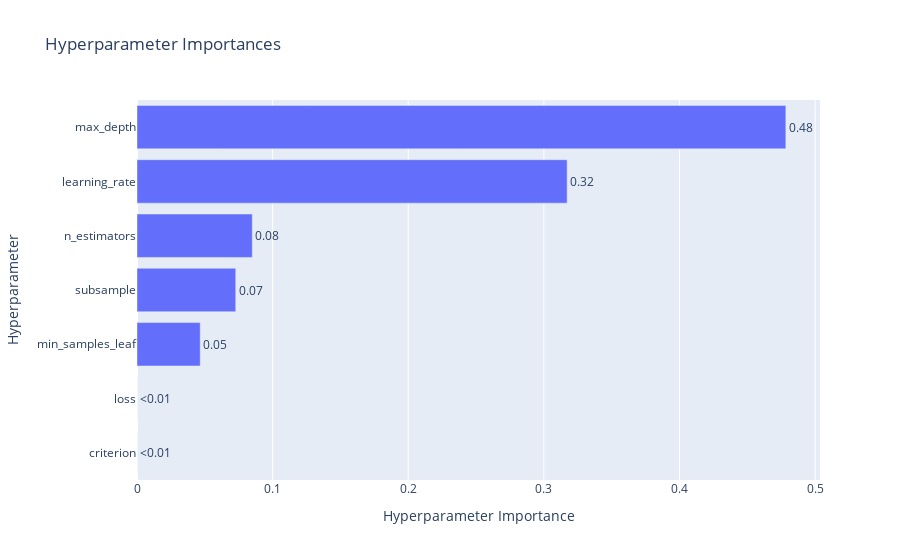
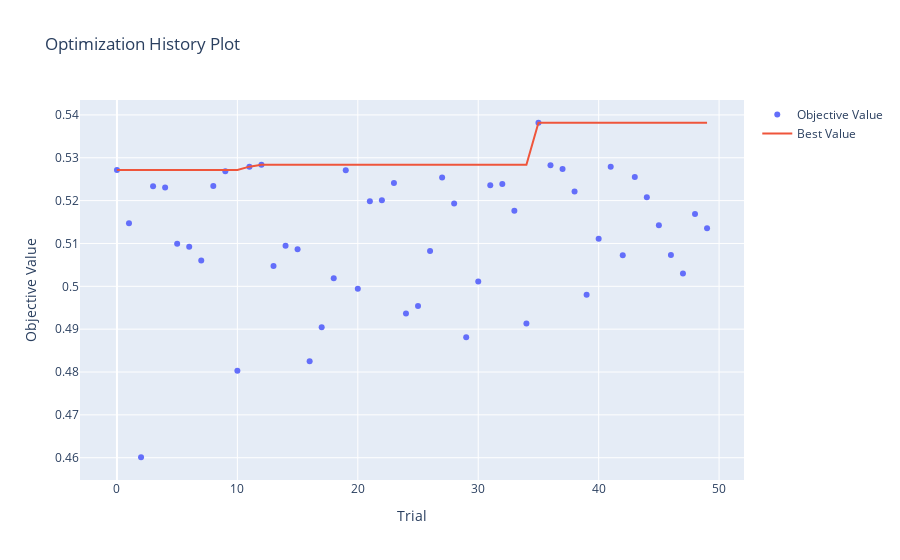

These figures' notebook cell, in order:
### Code cell
# Visualização dos resultados do Optuna
optuna.visualization.plot_param_importances(study).show()
optuna.visualization.plot_optimization_history(study).show()

### Figure 1 — Plotly figure (JSON) as saved in the notebook; plotly's stock layout.template omitted (floating-point values rounded to 4 significant figures)
{"data": [{"cliponaxis": false, "hovertemplate": ["criterion (CategoricalDistribution): 0.0<extra></extra>", "loss (CategoricalDistribution): 0.0<extra></extra>", "min_samples_leaf (IntDistribution): 0.04662052820150372<extra></extra>", "subsample (FloatDistribution): 0.07280414685936969<extra></extra>", "n_estimators (IntDistribution): 0.08499366488186945<extra></extra>", "learning_rate (FloatDistribution): 0.31715767692148045<extra></extra>", "max_depth (IntDistribution): 0.4784239831357766<extra></extra>"], "name": "Objective Value", "orientation": "h", "text": ["<0.01", "<0.01", "0.05", "0.07", "0.08", "0.32", "0.48"], "textposition": "outside", "type": "bar", "x": [0, 0, 0.04662, 0.0728, 0.08499, 0.3172, 0.4784], "y": ["criterion", "loss", "min_samples_leaf", "subsample", "n_estimators", "learning_rate", "max_depth"]}], "layout": {"title": {"text": "Hyperparameter Importances"}, "xaxis": {"title": {"text": "Hyperparameter Importance"}}, "yaxis": {"title": {"text": "Hyperparameter"}}}}

### Figure 2 — Plotly figure (JSON) as saved in the notebook; plotly's stock layout.template omitted (floating-point values rounded to 4 significant figures)
{"data": [{"mode": "markers", "name": "Objective Value", "type": "scatter", "x": [0, 1, 2, 3, 4, 5, 6, 7, 8, 9, 10, 11, 12, 13, 14, 15, 16, 17, 18, 19, 20, 21, 22, 23, 24, 25, 26, 27, 28, 29, 30, 31, 32, 33, 34, 35, 36, 37, 38, 39, 40, 41, 42, 43, 44, 45, 46, 47, 48, 49], "y": [0.5272, 0.5147, 0.4601, 0.5234, 0.5231, 0.5099, 0.5092, 0.506, 0.5234, 0.5268, 0.4803, 0.5279, 0.5283, 0.5047, 0.5095, 0.5086, 0.4825, 0.4905, 0.5019, 0.5271, 0.4994, 0.5199, 0.5201, 0.5241, 0.4937, 0.4954, 0.5082, 0.5254, 0.5193, 0.4881, 0.5011, 0.5236, 0.5239, 0.5176, 0.4913, 0.5382, 0.5283, 0.5274, 0.5221, 0.498, 0.5111, 0.5279, 0.5073, 0.5255, 0.5208, 0.5143, 0.5073, 0.503, 0.5169, 0.5135]}, {"mode": "lines", "name": "Best Value", "type": "scatter", "x": [0, 1, 2, 3, 4, 5, 6, 7, 8, 9, 10, 11, 12, 13, 14, 15, 16, 17, 18, 19, 20, 21, 22, 23, 24, 25, 26, 27, 28, 29, 30, 31, 32, 33, 34, 35, 36, 37, 38, 39, 40, 41, 42, 43, 44, 45, 46, 47, 48, 49], "y": [0.5272, 0.5272, 0.5272, 0.5272, 0.5272, 0.5272, 0.5272, 0.5272, 0.5272, 0.5272, 0.5272, 0.5279, 0.5283, 0.5283, 0.5283, 0.5283, 0.5283, 0.5283, 0.5283, 0.5283, 0.5283, 0.5283, 0.5283, 0.5283, 0.5283, 0.5283, 0.5283, 0.5283, 0.5283, 0.5283, 0.5283, 0.5283, 0.5283, 0.5283, 0.5283, 0.5382, 0.5382, 0.5382, 0.5382, 0.5382, 0.5382, 0.5382, 0.5382, 0.5382, 0.5382, 0.5382, 0.5382, 0.5382, 0.5382, 0.5382]}, {"marker": {"color": "#cccccc"}, "mode": "markers", "name": "Infeasible Trial", "showlegend": false, "type": "scatter", "x": [], "y": []}], "layout": {"title": {"text": "Optimization History Plot"}, "xaxis": {"title": {"text": "Trial"}}, "yaxis": {"title": {"text": "Objective Value"}}}}
